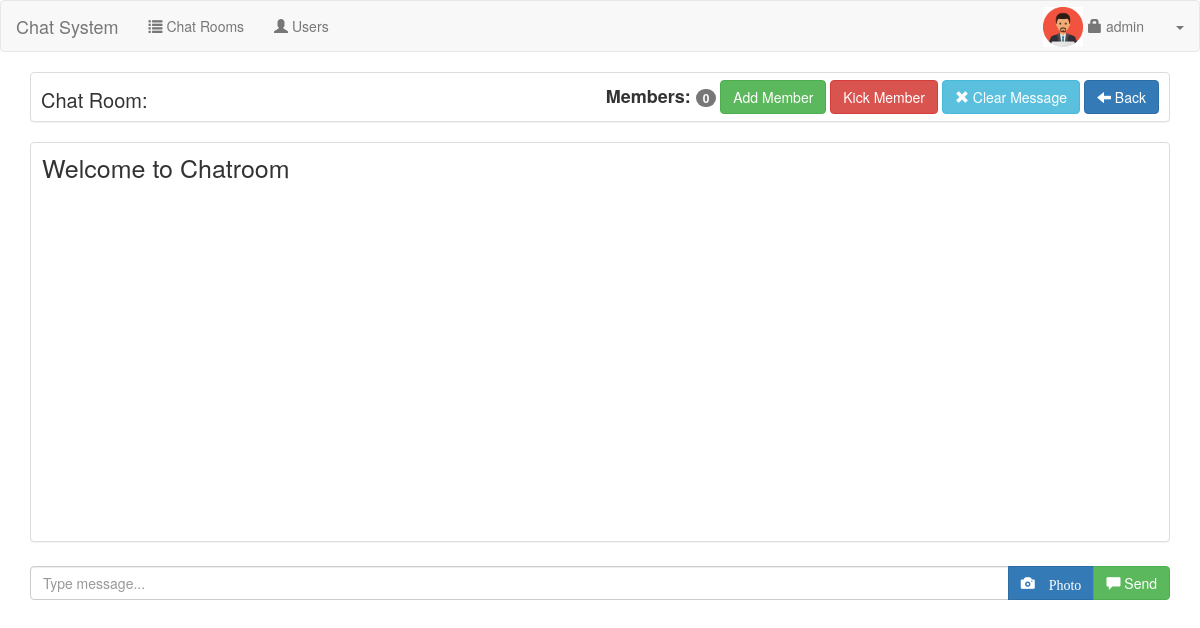
The app's page /admin/chatroom.php (signed in) with its own data.
### tables this page shows
CREATE TABLE `user` (
  `userid` int(11) NOT NULL,
  `username` varchar(30) NOT NULL,
  `password` varchar(150) DEFAULT NULL,
  `uname` varchar(60) NOT NULL,
  `photo` varchar(200) NOT NULL,
  `access` int(1) NOT NULL
);

### admin/session.php (called while the page is built, shortened)
<?php
	include('../conn.php');
	$sq=mysqli_query($conn,"select * from `user` where userid='".$_SESSION['id']."'");
	$srow=mysqli_fetch_array($sq);
	$user=$srow['username'];
?>

### admin/navbar.php (shortened to what this page needs)
<nav class="navbar navbar-default">
    <div class="container-fluid">
		<div class="navbar-header">
			<a class="navbar-brand" href="#">Chat System</a>
		</div>
		<ul class="nav navbar-nav">
			<li><a href="index.php"><span class="glyphicon glyphicon-list"></span> Chat Rooms</a></li>
			<li><a href="user.php"><span class="glyphicon glyphicon-user"></span> Users</a></li>
		</ul>
		<ul class="nav navbar-nav navbar-right">
		<li><img src="../<?php if(empty($srow['photo'])){echo "upload/profile.jpg";}else{echo $srow['photo'];} ?>" style="height:40px; width:40px; position:relative; top:6px; left:10px;"></li>
			<li><a href="#account" data-toggle="modal"><span class="glyphicon glyphicon-lock"></span> <?php echo $user; ?></a></li>
			<li class="dropdown">
				<a class="dropdown-toggle" data-toggle="dropdown" href="#"><span class="caret"></span></a>
			</li>
		</ul>
    </div>
</nav>

### records on screen
user: photo (picture), username "admin"

### other values on screen
mysqli_num_rows($cmem) "0"
